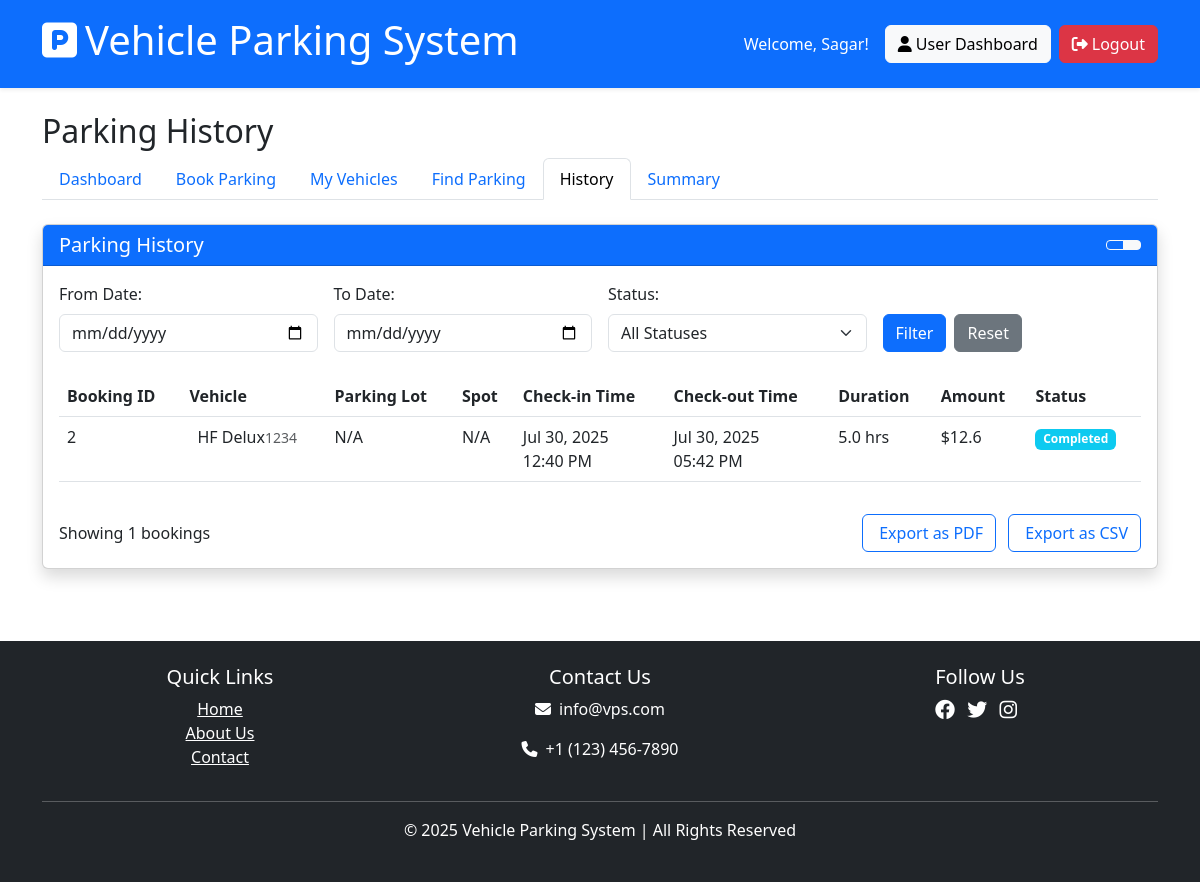
The page /user/history (signed in) on the database its author committed.
### models/user.py (models this page shows, shortened)
class User(db.Model, UserMixin):
    id = db.Column(db.Integer, primary_key=True)
    username = db.Column(db.String(100), unique=True, nullable=False)
    email = db.Column(db.String(120), unique=True, nullable=False)
    password_hash = db.Column(db.String(200), nullable=False)
    first_name = db.Column(db.String(50))
    last_name = db.Column(db.String(50))
    phone = db.Column(db.String(20))
    registered_on = db.Column(db.DateTime, default=lambda: datetime.now(timezone.utc))
    bookings = db.relationship('Booking', backref='user', lazy=True, cascade="all, delete-orphan")
    vehicles = db.relationship('Vehicle', backref='owner', lazy=True, cascade="all, delete-orphan")
    @property
    def password(self):
        raise AttributeError('password is not a readable attribute')

### models/booking.py (models this page shows, shortened)
class Booking(db.Model):
    id = db.Column(db.Integer, primary_key=True)
    user_id = db.Column(db.Integer, db.ForeignKey('user.id'), nullable=False)
    parking_spot_id = db.Column(db.Integer, db.ForeignKey('parking_spot.id'), nullable=False)
    vehicle_id = db.Column(db.Integer, db.ForeignKey('vehicle.id'), nullable=True)  # Added foreign key to vehicle
    vehicle_reg = db.Column(db.String(20), nullable=True)  # Kept for backward compatibility
    parking_timestamp = db.Column(db.DateTime, default=lambda: datetime.now(timezone.utc))
    leaving_timestamp = db.Column(db.DateTime, nullable=True)
    total_cost = db.Column(db.Float, nullable=True)
    booking_status = db.Column(db.String(20), default='active')  # active, completed, cancelled
    created_on = db.Column(db.DateTime, default=lambda: datetime.now(timezone.utc))
    start_time = db.Column(db.DateTime, nullable=True)
    end_time = db.Column(db.DateTime, nullable=True)

### models/vehicle.py (models this page shows, shortened)
class Vehicle(db.Model):
    id = db.Column(db.Integer, primary_key=True)
    user_id = db.Column(db.Integer, db.ForeignKey('user.id'), nullable=False)
    model = db.Column(db.String(100), nullable=False)
    license_plate = db.Column(db.String(20), nullable=False, unique=True)
    vehicle_type = db.Column(db.String(20), default='standard')  # standard, compact, SUV, electric, etc.
    color = db.Column(db.String(20))
    created_on = db.Column(db.DateTime, default=lambda: datetime.now(timezone.utc))
    bookings = db.relationship('Booking', backref='vehicle', lazy=True)

### routes/user_routes.py (the view)
@user_bp.route('/history')
@login_required
@user_required
def history():
    bookings = Booking.query.filter(
        Booking.user_id == current_user.id,
        Booking.leaving_timestamp.isnot(None)
    ).order_by(Booking.leaving_timestamp.desc()).all()
    return render_template('user/history.html', bookings=bookings)

### extensions.py (called while the page is built)
@login_manager.user_loader
def load_user(user_id):
    from models.admin import Admin
    from models.user import User
    admin = Admin.query.get(int(user_id))
    if admin:
        return admin
    return User.query.get(int(user_id))

### routes/user_routes.py (called while the page is built)
def user_required(f):
    from functools import wraps
    @wraps(f)
    def decorated_function(*args, **kwargs):
        from models.admin import Admin
        if isinstance(current_user, Admin):
            flash('This feature is only for regular users.', 'danger')
            return redirect(url_for('admin.dashboard'))
        return f(*args, **kwargs)
    return decorated_function

### templates/user/history.html (shortened to what this page needs)
{% extends 'shared/base.html' %}
{% block content %}
<div class="row mb-4">
    <div class="col-12">
        <h2>Parking History</h2>
        <nav>
            <div class="nav nav-tabs" id="nav-tab" role="tablist">
                <a class="nav-link" href="{{ url_for('user.dashboard') }}">Dashboard</a>
                <a class="nav-link" href="{{ url_for('user.book_parking') }}">Book Parking</a>
                <a class="nav-link" href="{{ url_for('user.vehicles') }}">My Vehicles</a>
                <a class="nav-link" href="{{ url_for('user.search_parking') }}">Find Parking</a>
                <a class="nav-link active" href="{{ url_for('user.history') }}">History</a>
                <a class="nav-link" href="{{ url_for('user.summary') }}">Summary</a>
            </div>
        </nav>
    </div>
</div>
<div class="row mb-4">
    <div class="col-12">
        <div class="card shadow">
            <div class="card-header bg-primary text-white d-flex justify-content-between align-items-center">
                <h5 class="card-title mb-0">Parking History</h5>
                <div class="btn-group">
                    <button class="btn btn-sm btn-outline-light" id="view-table-btn" title="Table View">
                    </button>
                    <button class="btn btn-sm btn-light" id="view-cards-btn" title="Card View">
                    </button>
                </div>
            </div>
            <div class="card-body">
                <div class="filter-controls mb-4">
                    <form method="GET" action="{{ url_for('user.history') }}" class="row g-3">
                        <div class="col-md-3">
                            <label for="start-date" class="form-label">From Date:</label>
                            <input type="date" class="form-control" id="start-date" name="start_date" value="{{ request.args.get('start_date', '') }}">
                        </div>
                        <div class="col-md-3">
                            <label for="end-date" class="form-label">To Date:</label>
                            <input type="date" class="form-control" id="end-date" name="end_date" value="{{ request.args.get('end_date', '') }}">
                        </div>
                        <div class="col-md-3">
                            <label for="status-filter" class="form-label">Status:</label>
                            <select class="form-select" id="status-filter" name="status">
                                <option value="">All Statuses</option>
                            </select>
                        </div>
                        <div class="col-md-3 d-flex align-items-end">
                            <button type="submit" class="btn btn-primary me-2">Filter</button>
                            <a href="{{ url_for('user.history') }}" class="btn btn-secondary">Reset</a>
                        </div>
                    </form>
                </div>
                {% if bookings %}
                <div id="table-view">
                    <div class="table-responsive">
                        <table class="table table-hover">
                            <thead>
                                <tr>
                                    <th>Booking ID</th>
                                    <th>Vehicle</th>
                                    <th>Parking Lot</th>
                                    <th>Spot</th>
                                    <th>Check-in Time</th>
                                    <th>Check-out Time</th>
                                    <th>Duration</th>
                                    <th>Amount</th>
                                    <th>Status</th>
                                </tr>
                            </thead>
                            <tbody>
                                {% for booking in bookings %}
                                {% set spot = booking.parking_spot %}
                                {% set vehicle = booking.vehicle %}
                                <tr>
                                    <td>{{ booking.id }}</td>
                                    <td>
                                        <div class="d-flex align-items-center">
                                            {% if vehicle %}
                                                {{ vehicle.model }} <br>
                                                <small class="text-muted">{{ vehicle.license_plate }}</small>
                                            {% else %}
                                                {{ booking.vehicle_reg or 'N/A' }}
                                            {% endif %}
                                        </div>
                                    </td>
                                    <td>{{ spot.parking_lot.name if spot and spot.parking_lot else 'N/A' }}</td>
                                    <td>{{ spot.spot_number if spot else 'N/A' }}</td>
                                    <td>{{ booking.parking_timestamp.strftime('%b %d, %Y<br>%I:%M %p')|safe }}</td>
                                    <td>{{ booking.leaving_timestamp.strftime('%b %d, %Y<br>%I:%M %p')|safe if booking.leaving_timestamp else '--' }}</td>
                                    <td>
                                        {% if booking.leaving_timestamp %}
                                            {% set duration_hours = ((booking.leaving_timestamp - booking.parking_timestamp).total_seconds() / 3600) | round(1) %}
                                            {{ duration_hours }} hrs
                                        {% else %}
                                            --
                                        {% endif %}
                                    </td>
                                    <td>${{ booking.total_cost|round(2) if booking.total_cost else '--' }}</td>
                                    <td>
                                        <span class="badge {% if booking.booking_status == 'active' %}bg-success{% elif booking.booking_status == 'completed' %}bg-info{% elif booking.booking_status == 'cancelled' %}bg-danger{% else %}bg-secondary{% endif %}">
                                            {{ booking.booking_status|capitalize }}
                                        </span>
                                    </td>
                                </tr>
                                {% endfor %}
                            </tbody>
                        </table>
                    </div>
                </div>
                <div class="mt-3 d-flex justify-content-between align-items-center">
                    <p class="mb-0">Showing {{ bookings|length }} bookings</p>
                    <div>
                        <button class="btn btn-outline-primary me-2" id="export-pdf">
                             Export as PDF
                        </button>
                        <button class="btn btn-outline-primary" id="export-csv">
                             Export as CSV
                        </button>
                    </div>
                </div>
                {% endif %}
            </div>
        </div>
    </div>
</div>
{% endblock %}

### templates/shared/base.html (shortened to what this page needs)
<!DOCTYPE html>
<html lang="en">
<head>
    <link rel="stylesheet" href="{{ url_for('static', filename='css/style.css') }}">
    <link href="https://cdn.jsdelivr.net/npm/bootstrap@5.3.0/dist/css/bootstrap.min.css" rel="stylesheet">
    <link rel="stylesheet" href="https://cdnjs.cloudflare.com/ajax/libs/font-awesome/6.4.0/css/all.min.css">
</head>
<body class="d-flex flex-column min-vh-100">
    <header class="bg-primary text-white p-3 shadow-sm">
        <div class="container">
            <div class="d-flex justify-content-between align-items-center">
                <a href="{{ url_for('main.index') }}" class="text-white text-decoration-none">
                    <h1><i class="fas fa-parking me-2"></i>Vehicle Parking System</h1>
                </a>
                <nav class="navbar-nav d-flex flex-row">
                    {% if current_user.is_authenticated %}
                        <div class="d-flex align-items-center">
                            <span class="me-3">Welcome, {{ current_user.username }}!</span>
                            {% if current_user.is_admin %}
                                <a href="{{ url_for('admin.dashboard') }}" class="btn btn-light me-2">
                                    <i class="fas fa-tachometer-alt me-1"></i>Admin Dashboard
                                </a>
                            {% else %}
                                <a href="{{ url_for('user.dashboard') }}" class="btn btn-light me-2">
                                    <i class="fas fa-user me-1"></i>User Dashboard
                                </a>
                            {% endif %}
                            <a href="{{ url_for('auth.logout') }}" class="btn btn-danger">
                                <i class="fas fa-sign-out-alt me-1"></i>Logout
                            </a>
                        </div>
                    {% endif %}
                </nav>
            </div>
        </div>
    </header>
    <main class="flex-grow-1">
        <div class="container mt-4">
            {% block content %}{% endblock %}
        </div>
    </main>
    <footer class="mt-5 p-4 bg-dark text-white text-center">
        <div class="container">
            <div class="row">
                <div class="col-md-4">
                    <h5>Quick Links</h5>
                    <ul class="list-unstyled">
                        <li><a href="{{ url_for('main.index') }}" class="text-white">Home</a></li>
                        <li><a href="{{ url_for('main.about') }}" class="text-white">About Us</a></li>
                        <li><a href="{{ url_for('main.contact') }}" class="text-white">Contact</a></li>
                    </ul>
                </div>
                <div class="col-md-4">
                    <h5>Contact Us</h5>
                    <p><i class="fas fa-envelope me-2"></i>info@vps.com</p>
                    <p><i class="fas fa-phone me-2"></i>+1 (123) 456-7890</p>
                </div>
                <div class="col-md-4">
                    <h5>Follow Us</h5>
                    <div class="social-icons">
                        <a href="#" class="text-white me-2"><i class="fab fa-facebook fa-lg"></i></a>
                        <a href="#" class="text-white me-2"><i class="fab fa-twitter fa-lg"></i></a>
                        <a href="#" class="text-white me-2"><i class="fab fa-instagram fa-lg"></i></a>
                    </div>
                </div>
            </div>
            <hr class="my-3">
            <p>&copy; 2025 Vehicle Parking System | All Rights Reserved</p>
        </div>
    </footer>
</body>
</html>

### rows shown on the page
User: username "Sagar"
Booking: id "2", parking_lot "N/A", spot_number "N/A", parking_timestamp "Jul 30, 2025 12:40 PM", leaving_timestamp "Jul 30, 2025 05:42 PM", duration_hours "5.0", total_cost "12.6", booking_status "Completed"
Vehicle: model "HF Delux", license_plate "1234"

### other values the page prints
{{ bookings|length }} "1"
